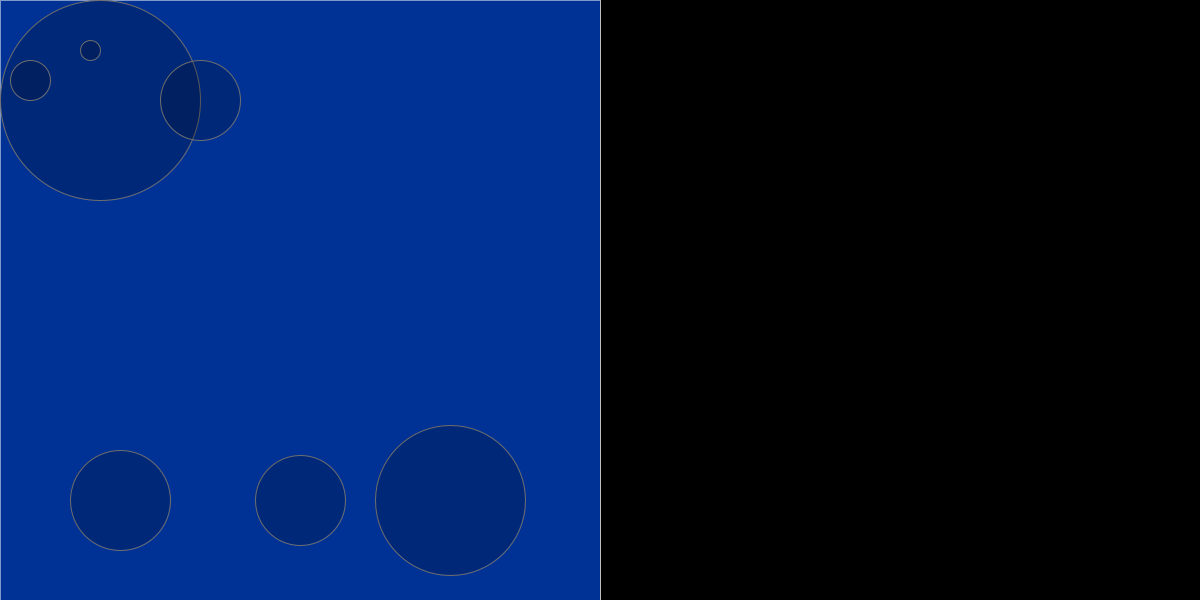
Frame 1 (no input)
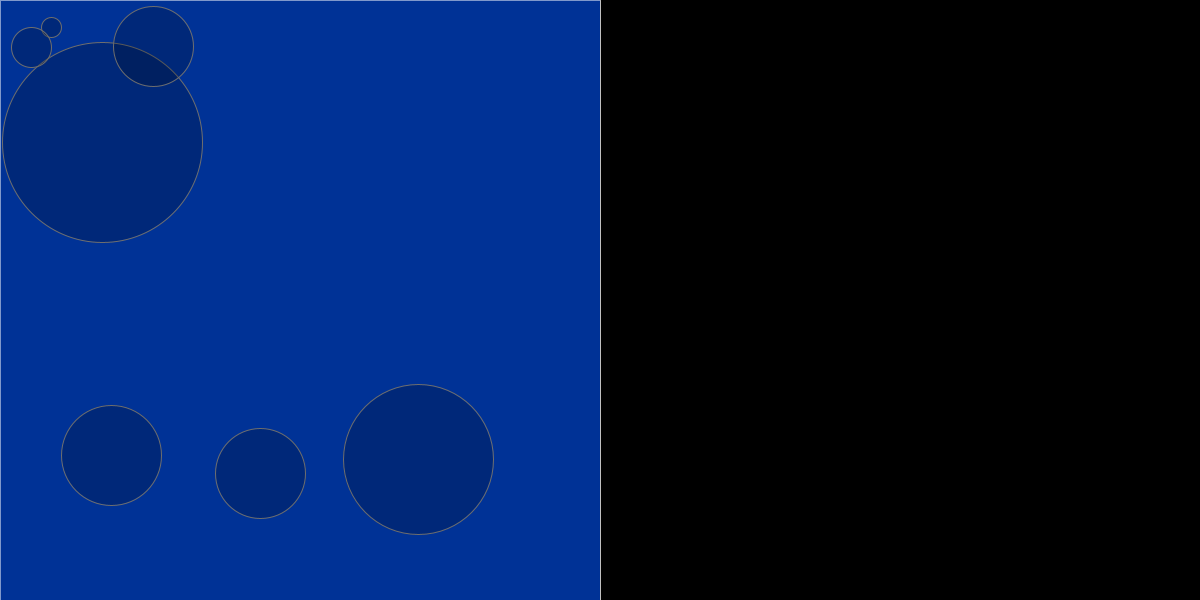
Frame 60 (the mouse pressed at the canvas centre just before this capture)
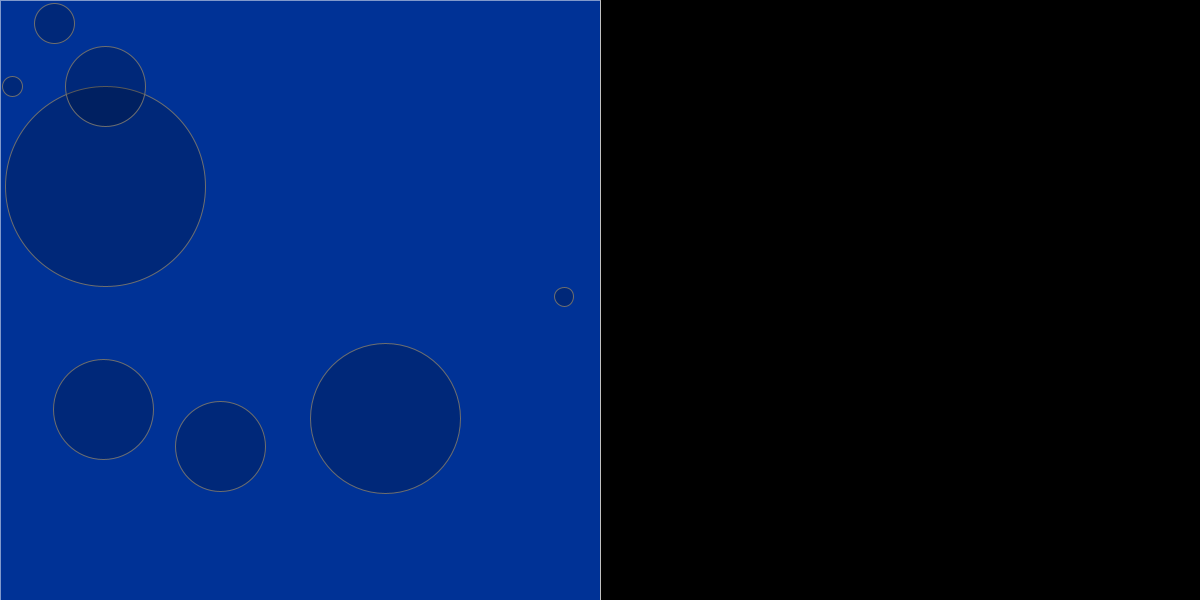
Frame 120 (the mouse held since frame 60 and released just before this capture)

The Processing sketch that drew these frames (run headless with seeded random() and noise(); from frame 60 on, the mouse is pressed at the canvas centre):

// Processing sketch: cerezalescubo
// ── cerezalescubo.pde
bicho Bea;
bicho Bruno;
bicho Ana;
bicho Alfredo;
bicho Juan;
bicho Maria;
bicho Pepe;


float n = 0;
float r = 0;

ArrayList <bicho> Jaula;  //lo llamamos como queramos. creamos un contenedor

void setup() {
  // aqui las cosas que se ejecutan una vez al principio
  size(1200, 600);
  //crea el contenedor vacia: Jaula. Podremos meter bichos
  
  
  Jaula = new ArrayList();
  
  Bea = new bicho(random(10,150),100,200);
  Bruno = new bicho(120, 500, 100);
  Ana = new bicho(450, 500, 150);
  Alfredo = new bicho(300, 500, 90);
  Juan = new bicho(200,100,80);
  Maria = new bicho(90,50,20);
  Pepe = new bicho(30,80,40);
  
  
  
  //meto los bichos en la jaula 
  Jaula.add(Bea);
  Jaula.add(Bruno);
  Jaula.add(Ana);
  Jaula.add(Alfredo);
  Jaula.add(Juan);
  Jaula.add(Maria);
  Jaula.add(Pepe);
  
}

void draw() {
  // 60 veces por segundo
  background(0);
  strokeWeight(1);
  stroke(255,128);
  fill(0,50,150);
  rect(0, 0, 600, 600);
 
  //line(Juan.x, Juan.y, Ana.x, Ana.y);
  //line(Juan.x, Juan.y, Pepe.x, Pepe.y);
  //line(Pepe.x, Pepe.y, Maria.x, Maria.y);
  //line(Maria.x, Maria.y, Bruno.x, Bruno.y);
  //line(Bruno.x, Bruno.y, Ana.x, Ana.y);
  //line(Bruno.x, Bruno.y, Alfredo.x, Alfredo.y);
  //line(Alfredo.x, Alfredo.y, Ana.x, Ana.y);
  //line(Bruno.x, Bruno.y, 0, 0);
  //line(Ana.x, Ana.y, 600, 600);
     line(600,0,600,600);

  // dibuja los bichos
  
  //Bruno.display();
  //Ana.display();
  //Alfredo.display();
  
  for(int n = 0; n< Jaula.size(); n++){//jaula.size es el numero de bichos que hay
    //saco el "enesimo" bicho del contenedor
    bicho este = Jaula.get(n);//saca el enesimo bicho de la caja, es el primero
    este.display();
  }
  
}

void mousePressed(){//fuera de void draw
bicho otromas = new bicho(mouseX,mouseY, random(10,100));
 Jaula.add(otromas);
 
}
 
void mouseDragged(){
  fill(0,0,200);
}
  


// ── bicho.pde
class bicho{
  
  // listado de variables / parametros
  float x,y,w;
  float vy, vx;
  
  boolean tengohijos;
  
  
  // el constructor de la clase bicho
  bicho(float _x, float _y, float _w){
    x = _x;
    y = _y;
    w = _w;
    vy = random(-1,0);
    vx = random(-1,0);
    
    tengohijos = false;
  }
  
  void display(){
    // dibuja un bicho en pantalla
    fill(0,0,0,50);
    stroke(110);
    ellipse(x,y,w,w);
    
    y = y + vy;
    x = x + vx;
    
    
    if(y - w/2 < 0 || y + w/2 > 600){
     // y = 600;
     vy = vy * -1;
    }
    
    if(x - w/2 < 0 || x + w/2 > 1200){
     // y = 600;
     vx = vx * -1;
    }
    
    if(x - w/2 > 600){
      // otro lado
      vy = vy + 1;
      w = w - 0.5;
      
      // if no tengo hijos
      if(tengohijos == false){
        // crea otro
        
        tengohijos = true;
      }
      // nace otro
      // tengo hijos = true
    }
    
    if(w < 0){
      w = w * 0;
    }
    
    if(x > 600){
      
    }
  }
  
}
